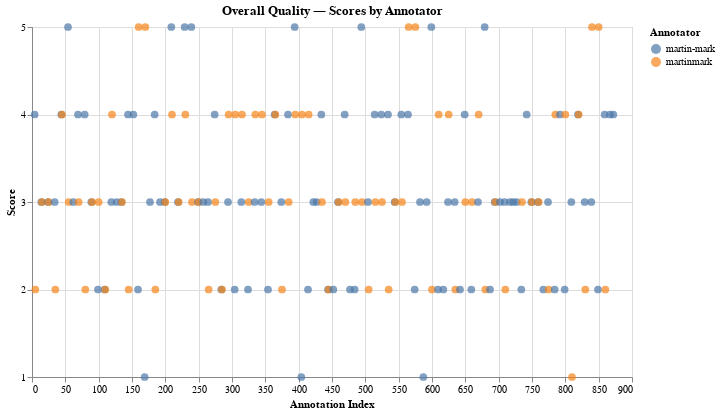

Notebook cell for this chart:
### Markdown cell above
### Scores Analysis
Detailed score analysis per scorer. For numeric scorers, a scatterplot shows
each annotation colored by annotator, plus tables of top-5 and bottom-5 calls
(requiring >= 2 annotations). For boolean/enum scorers, top-5 calls per bucket
are shown. All tables include a URL linking back to the call in W&B.

### Code cell
# @title
def _make_call_table(call_ids_list):
    """Build a DataFrame with Call ID, Op, Model, URL for a list of call IDs."""
    rows = []
    for cid in call_ids_list:
        rows.append({
            "Call ID": cid,
            "Op": short_op(call_op_map.get(cid, "(unknown)")),
            "Model": call_model_map.get(cid, "(unknown)"),
            "URL": call_url(cid),
        })
    return pd.DataFrame(rows)


if not enriched_df.empty:
    for ref_uri, spec in scorers.items():
        stype = scorer_ref_to_type[ref_uri]
        group = enriched_df[enriched_df["annotation_ref"] == ref_uri].copy()
        if group.empty:
            continue

        display(Markdown(f"### {spec.name}"))

        if stype in ("integer", "number"):
            group["num"] = pd.to_numeric(group["value"], errors="coerce")
            scored = group.dropna(subset=["num"])
            if scored.empty:
                continue

            y_enc = alt.Y("num:Q", title="Score")
            if stype == "integer":
                schema = spec.field_schema or {}
                y_min = schema.get("minimum", int(scored["num"].min()))
                y_max = schema.get("maximum", int(scored["num"].max()))
                y_enc = alt.Y("num:Q", title="Score",
                              scale=alt.Scale(domain=[y_min, y_max]),
                              axis=alt.Axis(tickMinStep=1))
            scatter = alt.Chart(scored.reset_index()).mark_circle(size=60).encode(
                x=alt.X("index:Q", title="Annotation Index"),
                y=y_enc,
                color=alt.Color("annotator:N", title="Annotator"),
                tooltip=["call_id", "annotator", "num"],
            ).properties(title=f"{spec.name} — Scores by Annotator", width=CHART_WIDTH, height=CHART_HEIGHT)
            display(scatter)

            per_call = scored.groupby("call_id").agg(
                avg_score=("num", "mean"),
                num_annotations=("num", "count"),
            ).reset_index()
            multi_ann = per_call[per_call["num_annotations"] >= 2]

            if not multi_ann.empty:
                top5 = multi_ann.nlargest(5, "avg_score")
                display(Markdown(f"**Top 5 (avg score, >= 2 annotations):**"))
                display(_make_call_table(top5["call_id"].tolist()))

                bottom5 = multi_ann.nsmallest(5, "avg_score")
                display(Markdown(f"**Bottom 5 (avg score, >= 2 annotations):**"))
                display(_make_call_table(bottom5["call_id"].tolist()))
            else:
                display(Markdown("*Not enough calls with >= 2 annotations for top/bottom ranking.*"))

        elif stype in ("boolean", "string_enum"):
            values = group["value"].dropna()
            unique_vals = values.unique()
            for val in unique_vals:
                val_group = group[group["value"] == val]
                top_calls = (
                    val_group.groupby("call_id")
                    .size()
                    .reset_index(name="count")
                    .nlargest(5, "count")
                )
                display(Markdown(f"**Top 5 calls — {spec.name} = `{val}`:**"))
                display(_make_call_table(top_calls["call_id"].tolist()))
else:
    display(Markdown("*No feedback data yet.*"))

### Figure 1 — Vega-Lite specification as saved in the notebook (floating-point values rounded to 4 significant figures; data arrays with more than 128 entries replaced by an {"elided": "..."} marker saying what was removed)
{"config": {"view": {"continuousWidth": 300, "continuousHeight": 300}}, "data": {"name": "data-aaeae045e7e88a0fb57c030ed1c43eb7"}, "mark": {"type": "circle", "size": 60}, "encoding": {"color": {"field": "annotator", "title": "Annotator", "type": "nominal"}, "tooltip": [{"field": "call_id", "type": "nominal"}, {"field": "annotator", "type": "nominal"}, {"field": "num", "type": "quantitative"}], "x": {"field": "index", "title": "Annotation Index", "type": "quantitative"}, "y": {"axis": {"tickMinStep": 1}, "field": "num", "scale": {"domain": [1, 5]}, "title": "Score", "type": "quantitative"}}, "height": 350, "title": "Overall Quality — Scores by Annotator", "width": 600, "$schema": "https://vega.github.io/schema/vega-lite/v5.20.1.json", "datasets": {"data-aaeae045e7e88a0fb57c030ed1c43eb7": {"elided": "175 records"}}}
